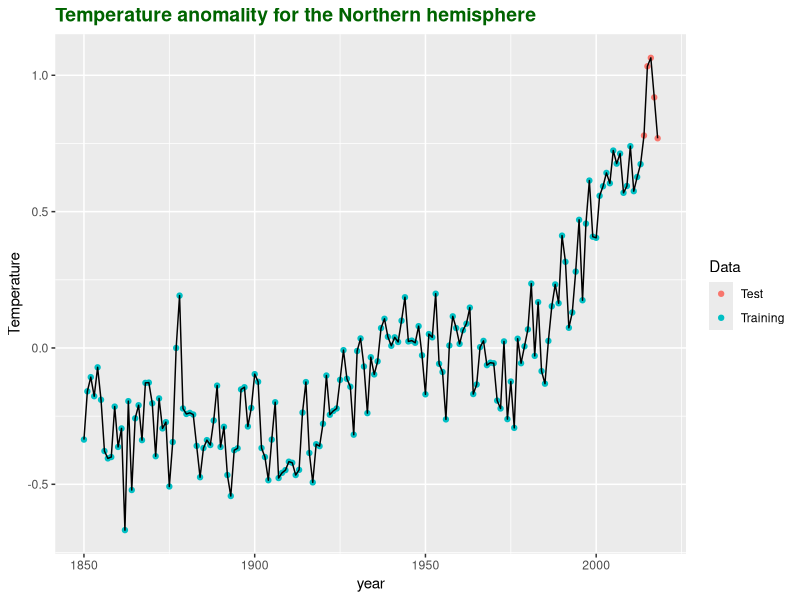
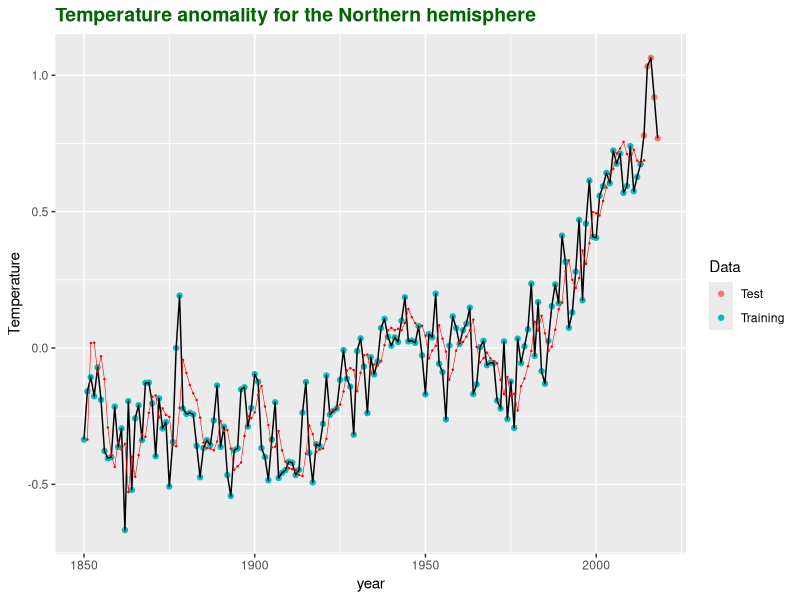
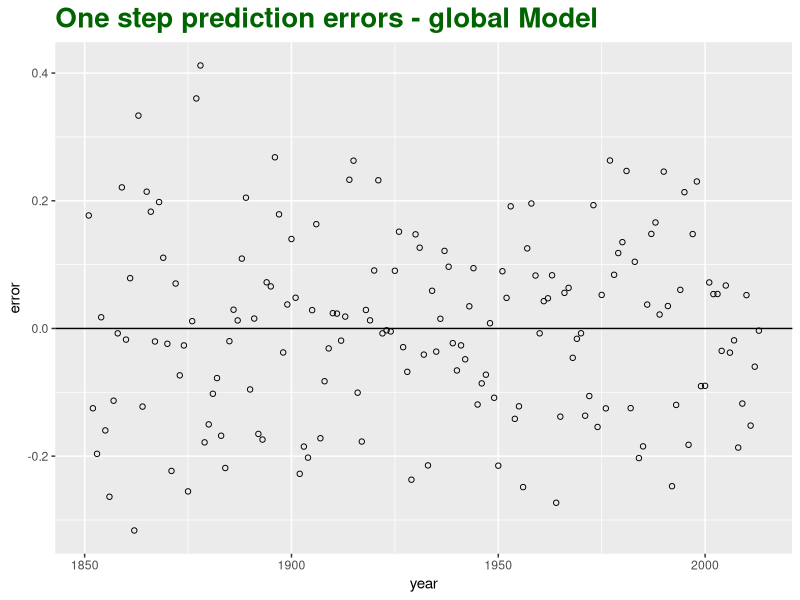
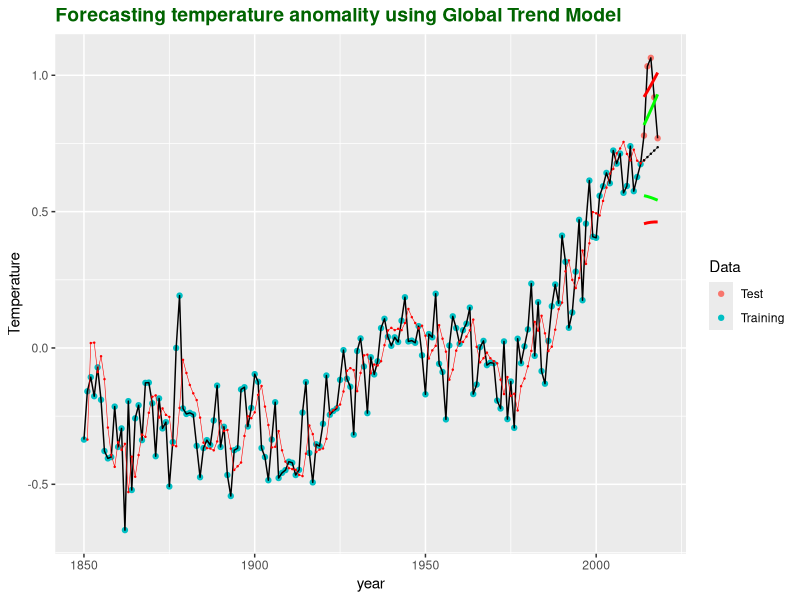
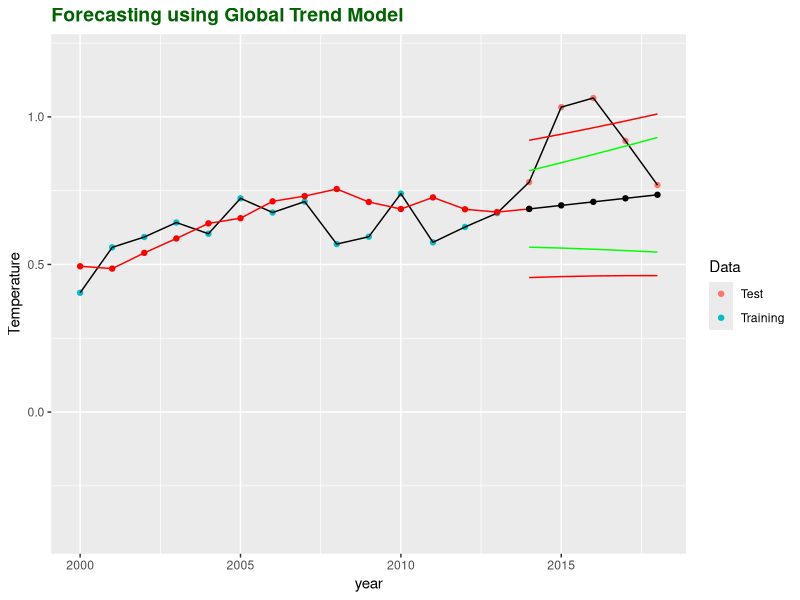
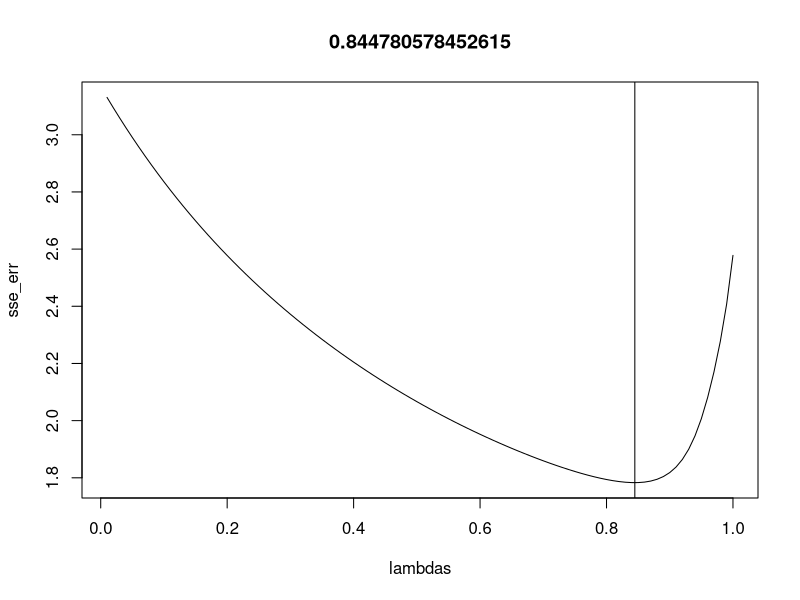

Reproduce these figures in R, in order.
## ---- chunk 1
rm(list = ls());
graphics.off();
cat("\014");
knitr::opts_chunk$set(echo = TRUE)
library(magrittr)
library(ggplot2)
library(dplyr)
## ---- chunk 2
#' Function that defines the linear trend model
f <- function(j){
  c(1,j)
}

# Functions for updating Fn to Fm
# calling F(n) updates F0 to Fn
update_F<-function(m, lambda=1, Fn=matrix(0,nrow=2,ncol=2), n=0){
  if(n>m){return(NaN)}
  if(n==m){return(Fn)}
  for (j in n:(m-1)){Fn = Fn + lambda^j*f(-j)%*%t(f(-j))}
  Fn
}

update_h<-function(m,Y, lambda=1, hn=c(0,0), n=0){
  if(n>m){return(NaN)}
  if(n==m){return(hn)}
  L=matrix(c(1,1,0,1),nrow=2)
  for (j in n:(m-1)){hn = lambda*solve(L)%*%hn + f(0)*Y[j+1]}
  c(hn) #return as vector instead of matrix
}

# Function that calculates theta_n for all n in N (N should be in increasing 
# order). Output is a 2xn matrix or a 2D vector if N is a scalar.
calculate_theta<-function(N, Y, lambda=1){
  len=length(N)
  theta=theta=matrix(0,nrow=2,ncol=len)
  
  #initialise FN and hN and calculate first theta
  #if N=1 the estimate of theta is just [Y_1, 0]
  hn=update_h(N[1],Y,lambda=lambda)
  Fn=update_F(N[1],lambda=lambda)
  if(N[1]==1){ theta[,1]=hn }
  else{ theta[,1] = solve(Fn,hn) }
  
  if(len==1){ return(c(theta)) }
  
  # iteratively calculations of the remaining thetas using the updating formulas
  for (i in 1:(len-1)){
    Fn=update_F(N[i+1], lambda=lambda, Fn=Fn, n=N[i])
    hn=update_h(N[i+1], Y, lambda=lambda, hn=hn, n=N[i])
    theta[,i+1]=solve(Fn,hn)}
  theta
}

#retruns a data.frame there coloumns indicate the used theta_N value, and rows
#indicates the predicting steps.
make_predictions <- function(N,Y, lambda=1,step=1){
  theta=calculate_theta(N, Y, lambda=lambda)
  f_=cbind(1,step)
  pred_=f_%*%theta
  df=data.frame(pred_, row.names=step)
  colnames(df)=N
  df
}


## ---- chunk 3
##### confidence intervals  
sigma2_hat <- function(N,theta,Y){
  y=Y[1:N]
  x=cbind(1,(-N+1):0)
  tmp=y-x%*%theta
  c(t(tmp)%*%tmp/(N-2))
}
sigma2_hat_local <- function(N,theta,Y,lambda){
  p=2
  x=cbind(1,(-N+1):0)
  T_=0
  sigma=c()
  for(j in 0:(N-1)){
    T_=T_+lambda^j
    sigma=c((lambda^j), sigma)
  }
  sigma=diag(sigma)
  c(1/(T_-p)*t(Y-x%*%theta)%*%sigma%*%(Y-x%*%theta))
}
var_pred_err_local <- function(N,theta,Y, lambda,step,type='pred'){
  f_=rbind(1,step)
  FN=update_F(N,lambda=lambda)
  if (type=='pred'){
    diag(sigma2_hat_local(N,theta,Y,lambda)*(1+t(f_)%*%solve(FN)%*%f_))
  }else if (type=='conf'){
    diag(sigma2_hat_local(N,theta,Y,lambda)*(t(f_)%*%solve(FN)%*%f_))
  }
}

pred_interval_local <- function(N,theta,Y, lambda,step, conf=0.95,type='pred'){
  qt((1+conf)/2,df=N-2)*sqrt(var_pred_err_local(N,theta,Y,lambda, step,type))
}


var_pred_err <- function(N,theta,Y, lambda,step,type='pred'){
  f_=rbind(1,step)
  FN=update_F(N,lambda=lambda)
  if (type=='pred'){
    diag(sigma2_hat(N,theta,Y)*(1+t(f_)%*%solve(FN)%*%f_))
  }else if (type=='conf'){
    diag(sigma2_hat(N,theta,Y)*(t(f_)%*%solve(FN)%*%f_))
  }
}
pred_interval <- function(N,theta,Y, lambda,step, conf=0.95,type='pred'){
  qt((1+conf)/2,df=N-2)*sqrt(var_pred_err(N,theta,Y,lambda, step,type))
}

## ---- chunk 4
keeps <- c('year','nh')
data <- read.table("A1_annual.txt", header = TRUE)[keeps]  %>%
  mutate(data_type = c(replicate(164, 'Training'),replicate(5, 'Test')))
head(data)
tail(data)
## ---- chunk 5
plot_data <- ggplot() +
      geom_point(data=data,aes(x=year, y=nh,color=data_type)) +
      geom_line(data=data,aes(x=year, y=nh),col='black') +
      labs(title="Temperature anomality for the Northern hemisphere", 
           x="year", y="Temperature",  color = "Data") +
      theme(plot.title = element_text(size = 14, face = "bold", 
            color = "darkgreen"), legend.position = "right")
ggsave(file="data.pdf", plot=plot_data , width=8, height=5)
plot_data 
## ---- chunk 6
lambda=0.8
#global one step predictions for the test data
pred = as.numeric(make_predictions(N=1:164,Y=data$nh, lambda=lambda,step=1))  #Y_N+1|N
pred_err = data$nh[2:164]-pred[-164] #Y_N+1-Y_N+1|N (Y_165 isn't training data)
forecast = make_predictions(N=164,Y=data$nh, lambda=lambda,step=1:5)$'164' #Y_N+l|N

#confidence intervals upper an lower bounds is calculated
theta_164=calculate_theta(N=164,Y=data$nh, lambda=lambda)
if (lambda==1){
  pred_uncertainty = pred_interval(N=164,theta=theta_164,Y=data$nh, 
                                   lambda=lambda,step=1:5,type='pred')
  conf_uncertainty = pred_interval(N=164,theta=theta_164,Y=data$nh, 
                                   lambda=lambda,step=1:5,type='conf')
}else{
  pred_uncertainty = pred_interval_local(N=164,theta=theta_164,Y=data$nh[1:164], 
                                   lambda=lambda,step=1:5,type='pred')
  conf_uncertainty = pred_interval_local(N=164,theta=theta_164,Y=data$nh[1:164], 
                                   lambda=lambda,step=1:5,type='conf')
}
plwr = forecast-pred_uncertainty
pupr = forecast+pred_uncertainty
clwr = forecast-conf_uncertainty
cupr = forecast+conf_uncertainty



#plot of one step predictions
plot_one_step <- plot_data +
  geom_point(aes(x=data$year[2:165], y=pred), color='red',size=0.2)+
  geom_line( aes(x=data$year[2:165], y=pred), color='red',size=0.2)
#ggsave(file="global.pdf", plot=plot_one_step, width=8, height=5)

#plot of one step predictions errors
plot_pred_err=ggplot()+
  geom_hline(yintercept = 0)+
  geom_point(aes(x=data$year[2:164],y=pred_err),pch=1)+
  labs(title="One step prediction errors - global Model",
       x="year", y="error")+
  theme(plot.title = element_text(size = 20,face = "bold",color = "darkgreen"))
#ggsave(file="resplotglobal.pdf", plot=plot_pred_err, width=10, height=6)

#plot of forecasted values
plot_forecast <- plot_one_step +
  geom_point(aes(x=data$year[165:169], y=forecast), 
             color='black',size=0.2)+
  geom_line( aes(x=data$year[165:169], y=forecast), color='black',
             size=0.2)+
  geom_line(aes(x=data$year[165:169],y=plwr),col='red',size=1)+
  geom_line(aes(x=data$year[165:169],y=pupr),col='red',size=1)+
  geom_line(aes(x=data$year[165:169],y=clwr),col='green',size=1)+
  geom_line(aes(x=data$year[165:169],y=cupr),col='green',size=1)+
  labs(title='Forecasting temperature anomality using Global Trend Model')
#ggsave(file="global.pdf", plot=plot_forecast, width=8, height=5)

#close up plot of forecasted values
plot_close<-plot_data+
  geom_point(aes(x=data$year[2:165], y=pred), color='red')+
  geom_line( aes(x=data$year[2:165], y=pred), color='red')+
  geom_point(aes(x=data$year[165:169],y=forecast),col='black')+
  geom_line(aes(x=data$year[165:169],y=forecast),col='black')+
  geom_line(aes(x=data$year[165:169],y=plwr),col='red')+
  geom_line(aes(x=data$year[165:169],y=pupr),col='red')+
  geom_line(aes(x=data$year[165:169],y=clwr),col='green')+
  geom_line(aes(x=data$year[165:169],y=cupr),col='green')+
  xlim(2000, 2018)+ylim(-0.4,1.2)+labs(title="Forecasting using Global Trend Model")
#ggsave(file="global2.pdf", plot=plot_close, width=5, height=4)
plot_one_step
plot_pred_err
plot_forecast
plot_close
## ---- chunk 7
##### optimering af lambda
prediction_error_SSE <- function(lambda,N,Y,step=1){
  pred_ = as.numeric(make_predictions(N,data$nh,lambda=lambda,step=step))
  #sum squared error
  norm(pred_-Y[N+1],type="2")
}

##### optimering af lambda
sse_err=c()
lambdas=seq(0.01,1,by=0.01)
N=6:163  #what residuals to count
for(lambda in lambdas) {
  sse_err=c(sse_err,prediction_error_SSE(lambda,N,data$nh))
}

opt=optimize(prediction_error_SSE,lower=0,upper=1,Y=data$nh,N=N)
plot(lambdas,sse_err,type='l',main=opt$minimum)+
abline(v=opt$minimum)

